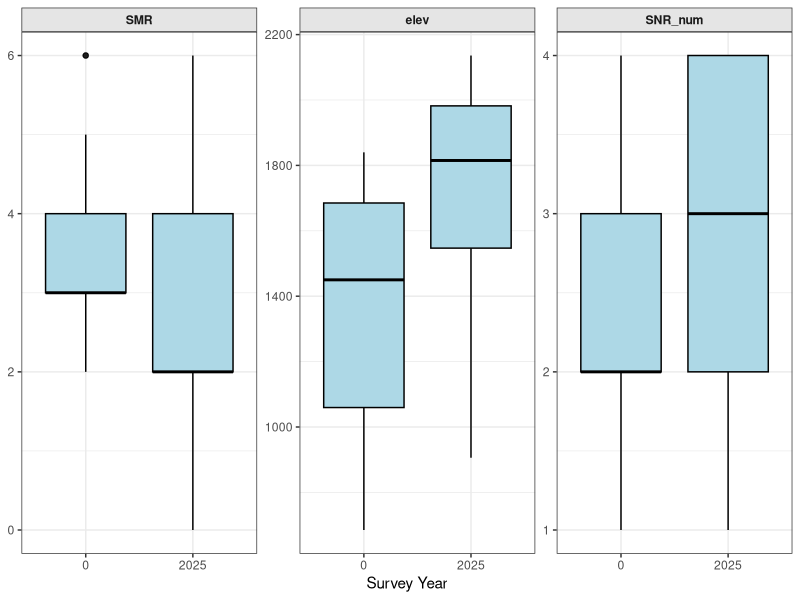

The R source for this figure:
require(data.table)
require(tidyverse)
plots <- fread("./data/raw/plot_info_for_test.csv")
library(data.table)
library(ggplot2)

plots <- fread("./data/raw/plot_info_for_test.csv")
plots[, SNR_num :=
        c(A = 1, B = 2, C = 3, D = 4, E = 5)[gsub("[+-]", "", SNR)]
]
plot_long <- melt(
  plots,
  id.vars = "year",
  measure.vars = c("SMR", "elev", "SNR_num"),
  variable.name = "Variable",
  value.name = "Value"
)

ggplot(
  plot_long,
  aes(
    x = factor(year),
    y = Value
  )
) +
  geom_boxplot(
    fill = "lightblue",
    colour = "black",
    outlier.alpha = 0.5
  ) +
  facet_wrap(
    ~ Variable,
    scales = "free_y",
    ncol = 3
  ) +
  labs(
    x = "Survey Year",
    y = NULL
  ) +
  theme_bw() +
  theme(
    strip.background = element_rect(fill = "grey90"),
    strip.text = element_text(face = "bold")
  )
